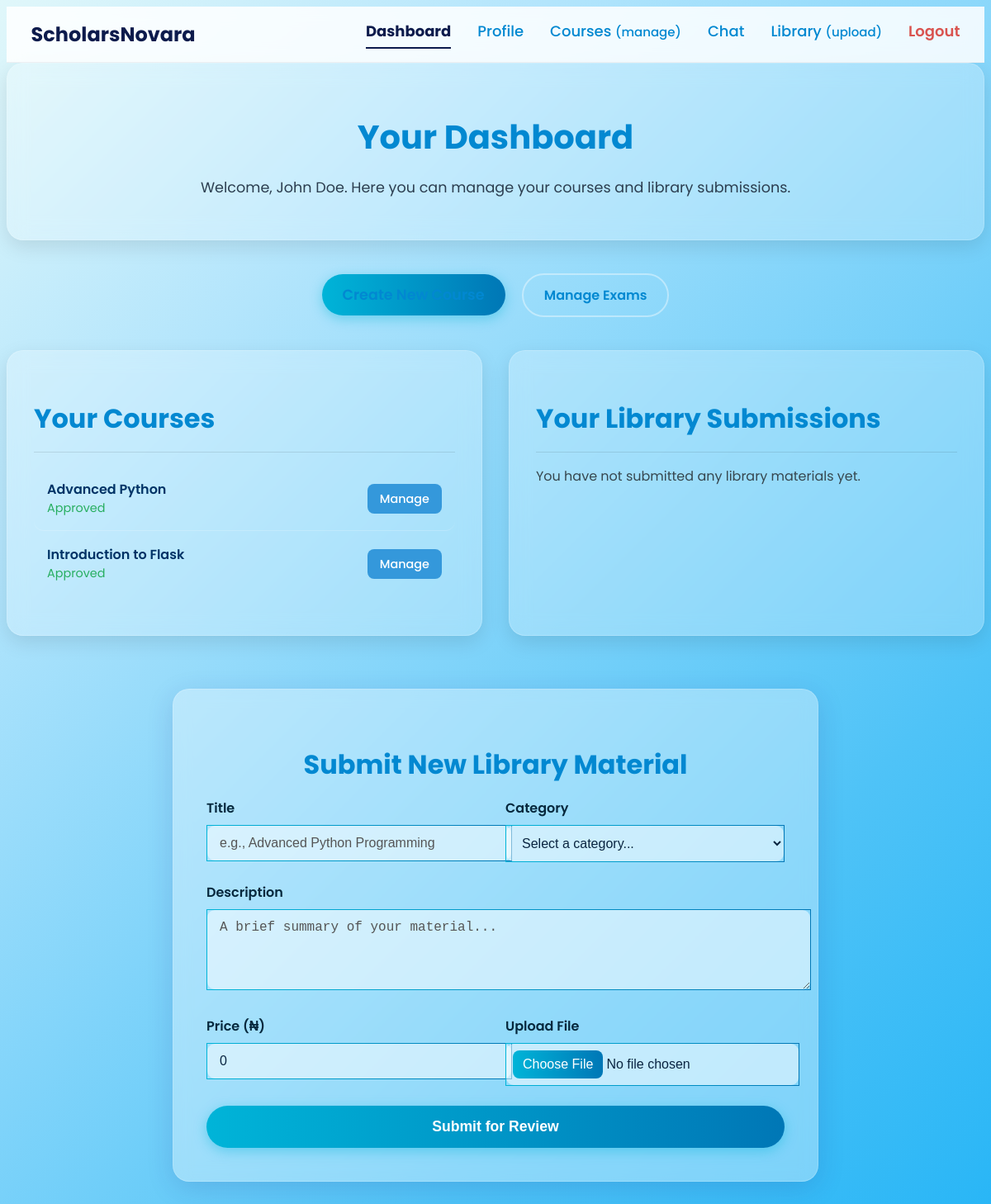
The page /instructor/dashboard (signed in) on the database its author committed.
### models.py (models this page shows, shortened)
class User(UserMixin, db.Model):
    id = db.Column(db.Integer, primary_key=True)
    created_at = db.Column(db.DateTime, default=datetime.utcnow)
    name = db.Column(db.String(150), nullable=False)
    email = db.Column(db.String(150), unique=True, nullable=False)
    password_hash = db.Column(db.String(128))
    role = db.Column(db.String(50), nullable=False, default='student')
    approved = db.Column(db.Boolean, default=False)
    is_banned = db.Column(db.Boolean, default=False)
    profile_pic = db.Column(db.String(150), nullable=False, default='default.jpg')
    bio = db.Column(db.Text, nullable=True)
    courses_taught = db.relationship('Course', backref='instructor', lazy='dynamic')
    enrollments = db.relationship('Enrollment', back_populates='student', lazy='dynamic')
    comments = db.relationship('Comment', backref='author', lazy='dynamic')
    library_items = db.relationship('LibraryMaterial', backref='uploader', lazy='dynamic')
    quiz_submissions = db.relationship('QuizSubmission', backref='student', lazy='dynamic')
    assignment_submissions = db.relationship('AssignmentSubmission', backref='student', lazy='dynamic')
    exam_submissions = db.relationship('ExamSubmission', backref='student', lazy='dynamic')
    lesson_completions = db.relationship('LessonCompletion', backref='user', lazy='dynamic', cascade="all, delete-orphan")
    library_purchases = db.relationship('LibraryPurchase', backref='user', lazy='dynamic', cascade="all, delete-orphan")
    chat_messages = db.relationship('ChatMessage', backref='author', lazy='dynamic')

class Course(db.Model):
    id = db.Column(db.Integer, primary_key=True)
    created_at = db.Column(db.DateTime, default=datetime.utcnow)
    instructor_id = db.Column(db.Integer, db.ForeignKey('user.id'), nullable=False)
    title = db.Column(db.String(150), nullable=False)
    description = db.Column(db.Text, nullable=True)
    category_id = db.Column(db.Integer, db.ForeignKey('category.id'), nullable=False)
    price_naira = db.Column(db.Integer, nullable=False)
    approved = db.Column(db.Boolean, default=False, nullable=False)
    cover_image = db.Column(db.String(150), nullable=True)
    bank_name = db.Column(db.String(100), nullable=True)
    account_number = db.Column(db.String(20), nullable=True)
    account_name = db.Column(db.String(100), nullable=True)
    extra_instructions = db.Column(db.Text, nullable=True)
    final_exam_enabled = db.Column(db.Boolean, default=True)
    modules = db.relationship('Module', backref='course', lazy='dynamic', cascade="all, delete-orphan")
    comments = db.relationship('Comment', backref='course', lazy='dynamic', cascade="all, delete-orphan")
    enrollments = db.relationship('Enrollment', back_populates='course', lazy='dynamic', cascade="all, delete-orphan")
    final_exam = db.relationship('FinalExam', backref='course', uselist=False, cascade="all, delete-orphan")
    chat_room = db.relationship('ChatRoom', backref='course_room', uselist=False, cascade="all, delete-orphan")

### instructor_routes.py (the view)
@instructor_bp.route('/dashboard')
def dashboard():
    courses = Course.query.filter_by(instructor_id=current_user.id).order_by(Course.id.desc()).all()
    library_materials = LibraryMaterial.query.filter_by(uploader_id=current_user.id).order_by(LibraryMaterial.id.desc()).all()
    categories = Category.query.all()
    return render_template('instructor/dashboard.html',
                           courses=courses,
                           library_materials=library_materials,
                           categories=categories)

### instructor_routes.py (called while the page is built)
@instructor_bp.before_request
@login_required
def before_request():
    if current_user.role != 'instructor':
        abort(403) # Forbidden
    if not current_user.approved:
        abort(403)

### templates/instructor/dashboard.html (shortened to what this page needs)
{% extends "base.html" %}
{% block styles %}
    <link rel="stylesheet" href="{{ url_for('static', filename='css/instructor_dashboard.css') }}">
{% endblock %}
{% block content %}
<div class="instructor-container">
    <div class="instructor-header">
        <h1>Your Dashboard</h1>
        <p>Welcome, {{ current_user.name }}. Here you can manage your courses and library submissions.</p>
    </div>
    <div class="dashboard-actions">
        <a href="{{ url_for('instructor.create_course') }}" class="btn-primary-glass">Create New Course</a>
        <a href="{{ url_for('instructor.exam_dashboard') }}" class="btn-secondary-glass">Manage Exams</a>
    </div>
    <div class="dashboard-grid">
        <div class="glassy-card">
            <h2>Your Courses</h2>
            <ul class="content-list">
                {% for course in courses %}
                <li class="content-list-item">
                    <div class="item-details">
                        <span class="title">{{ course.title }}</span>
                        <span class="status {% if course.approved %}approved{% else %}pending{% endif %}">
                            {% if course.approved %}Approved{% else %}Pending{% endif %}
                        </span>
                    </div>
                    <div class="item-actions">
                        <a href="{{ url_for('instructor.manage_course', course_id=course.id) }}" class="btn btn-manage">Manage</a>
                    </div>
                </li>
                {% else %}
                <li><p>You have not created any courses yet.</p></li>
                {% endfor %}
            </ul>
        </div>
        <div class="glassy-card">
            <h2>Your Library Submissions</h2>
            <ul class="content-list">
                {% for material in library_materials %}
                <li class="content-list-item">
                    <div class="item-details">
                        <span class="title">{{ material.title }}</span>
                        <span class="status {% if material.approved %}approved{% elif material.rejection_reason %}rejected{% else %}pending{% endif %}">
                            {% if material.approved %}
                                Approved
                            {% elif material.rejection_reason %}
                            Rejected: <span class="rejection-reason-text">Reason: {{ material.rejection_reason }}</span>
                            {% else %}
                                Pending
                            {% endif %}
                        </span>
                    </div>
                </li>
                {% else %}
                <li><p>You have not submitted any library materials yet.</p></li>
                {% endfor %}
            </ul>
        </div>
    </div>
    <div class="library-form-container">
        <div class="library-form-header">
            <h2>Submit New Library Material</h2>
        </div>
        <form action="{{ url_for('instructor.submit_library_material') }}" method="post" enctype="multipart/form-data">
            <div class="library-form-grid">
                <div class="library-form-group">
                    <label for="lib_title">Title</label>
                    <input type="text" id="lib_title" name="title" required class="library-form-input" placeholder="e.g., Advanced Python Programming">
                </div>
                <div class="library-form-group">
                    <label for="lib_category">Category</label>
                    <select id="lib_category" name="category_id" required class="library-form-input">
                        <option value="">Select a category...</option>
                    </select>
                </div>
                <div class="library-form-group full-span">
                    <label for="lib_description">Description</label>
                    <textarea id="lib_description" name="description" rows="4" class="library-form-input" placeholder="A brief summary of your material..."></textarea>
                </div>
                <div class="library-form-group">
                    <label for="lib_price">Price (₦)</label>
                    <input type="number" id="lib_price" name="price_naira" min="0" value="0" required class="library-form-input" placeholder="Enter 0 for free">
                </div>
                <div class="library-form-group">
                    <label for="lib_file">Upload File</label>
                    <input type="file" id="lib_file" name="file" required class="library-form-input">
                </div>
            </div>
            <button type="submit" class="library-submit-btn">Submit for Review</button>
        </form>
    </div>
</div>
{% endblock %}

### static/css/forms.css (style rules this page uses)
.btn-primary-glass { background-image: linear-gradient(45deg, #2dd4bf, #3b82f6, #a855f7); background-size: 200% auto; border: none; border-radius: 9999px; color: #fff; font-weight: 700; font-size: 1.1rem; padding: 1rem 2.5rem; cursor: pointer; transition: all 0.4s ease; box-shadow: 0 5px 20px rgba(99, 102, 241, 0.3); animation: pulse-off 2s infinite; }
.btn-secondary-glass { background: transparent; border: 2px solid rgba(255, 255, 255, 0.4); border-radius: 9999px; color: #fff; font-weight: 600; padding: 0.75rem 2rem; cursor: pointer; transition: all 0.3s ease; }

### static/css/instructor_dashboard.css (style rules this page uses)
body.instructor-dashboard { background: linear-gradient(135deg, #d4f1f9, #a6e3f4, #74c8f7); font-family: 'Poppins', sans-serif; color: #2c3e50; }
.instructor-header { text-align: center; padding: 2rem 1rem; margin-bottom: 2rem; background: rgba(255, 255, 255, 0.25); backdrop-filter: blur(12px); -webkit-backdrop-filter: blur(12px); border-radius: 20px; box-shadow: 0 8px 25px rgba(0,0,0,0.1); border: 1px solid rgba(255, 255, 255, 0.18); }
.instructor-header h1 { color: #0d1b2a; font-weight: 700; font-size: 2.5rem; }
.instructor-header p { color: #2c3e50; font-size: 1.1rem; }
.dashboard-actions { text-align: center; margin-bottom: 2rem; }
.dashboard-actions a { text-decoration: none; color: white; padding: 12px 25px; border-radius: 50px; font-weight: 600; transition: all 0.3s ease; display: inline-block; margin: 0.5rem; }
.dashboard-actions .btn-primary-glass { background: linear-gradient(90deg, #00b4d8, #0077b6); box-shadow: 0 4px 15px rgba(0, 180, 216, 0.4); }
.glassy-card { background: rgba(255, 255, 255, 0.25); backdrop-filter: blur(12px); -webkit-backdrop-filter: blur(12px); border-radius: 20px; box-shadow: 0 8px 25px rgba(0,0,0,0.1); border: 1px solid rgba(255, 255, 255, 0.18); padding: 2rem; margin-bottom: 2rem; }
.glassy-card h2 { color: #0d1b2a; font-weight: 700; margin-bottom: 1.5rem; border-bottom: 1px solid rgba(0,0,0,0.1); padding-bottom: 1rem; }
.content-list { list-style: none; padding: 0; }
.content-list-item { display: flex; justify-content: space-between; align-items: center; padding: 1rem; border-radius: 12px; transition: background 0.3s ease; }
.content-list-item:not(:last-child) { border-bottom: 1px solid rgba(255, 255, 255, 0.2); }
.item-details { display: flex; flex-direction: column; }
.item-details .title { font-weight: 600; color: #003366; }
.item-details .status { font-size: 0.9rem; }
.status.approved { color: #27ae60; }
.item-actions .btn { padding: 8px 15px; border-radius: 8px; text-decoration: none; color: white; font-size: 0.9rem; font-weight: 500; border: none; cursor: pointer; transition: all 0.2s ease; }
.item-actions .btn-manage { background-color: #3498db; }
.library-form-container { background: rgba(255, 255, 255, 0.35); backdrop-filter: blur(10px); -webkit-backdrop-filter: blur(10px); border-radius: 20px; padding: 2.5rem; box-shadow: 0 8px 32px 0 rgba(31, 38, 135, 0.15); border: 1px solid rgba(255, 255, 255, 0.18); max-width: 700px; margin: 2rem auto; }
.library-form-header h2 { text-align: center; color: #003366; margin-bottom: 2rem; font-weight: 700; }
.library-form-grid { display: grid; grid-template-columns: 1fr; gap: 1.5rem; }
.library-form-group label { display: block; font-weight: 600; color: #06283D; margin-bottom: 0.5rem; }
.library-form-input { width: 100%; padding: 12px 15px; border-radius: 10px; background: rgba(255, 255, 255, 0.5); border: 1.5px solid transparent; background-clip: padding-box; color: #0a2540; font-size: 1rem; transition: all 0.3s ease; border-image: linear-gradient(90deg, #00b4d8, #0077b6) 1; }
.library-form-input::placeholder { color: #555; }
.library-form-input[type="file"] { padding: 8px; }
.library-submit-btn { width: 100%; padding: 15px; border: none; border-radius: 50px; background: linear-gradient(90deg, #00b4d8, #0077b6); color: white; font-size: 1.1rem; font-weight: 700; cursor: pointer; transition: all 0.3s ease; box-shadow: 0 4px 15px rgba(0, 180, 216, 0.4); margin-top: 1.5rem; }
@media (min-width: 768px) { .dashboard-grid { display: grid; grid-template-columns: 1fr 1fr; gap: 2rem; } }
@media (min-width: 768px) { .library-form-grid { grid-template-columns: 1fr 1fr; } }
@media (min-width: 768px) { .full-span { grid-column: 1 / -1; } }

### rows shown on the page
User: name "John Doe"
Course: title "Advanced Python", approved "Approved"
Course: title "Introduction to Flask", approved "Approved"
